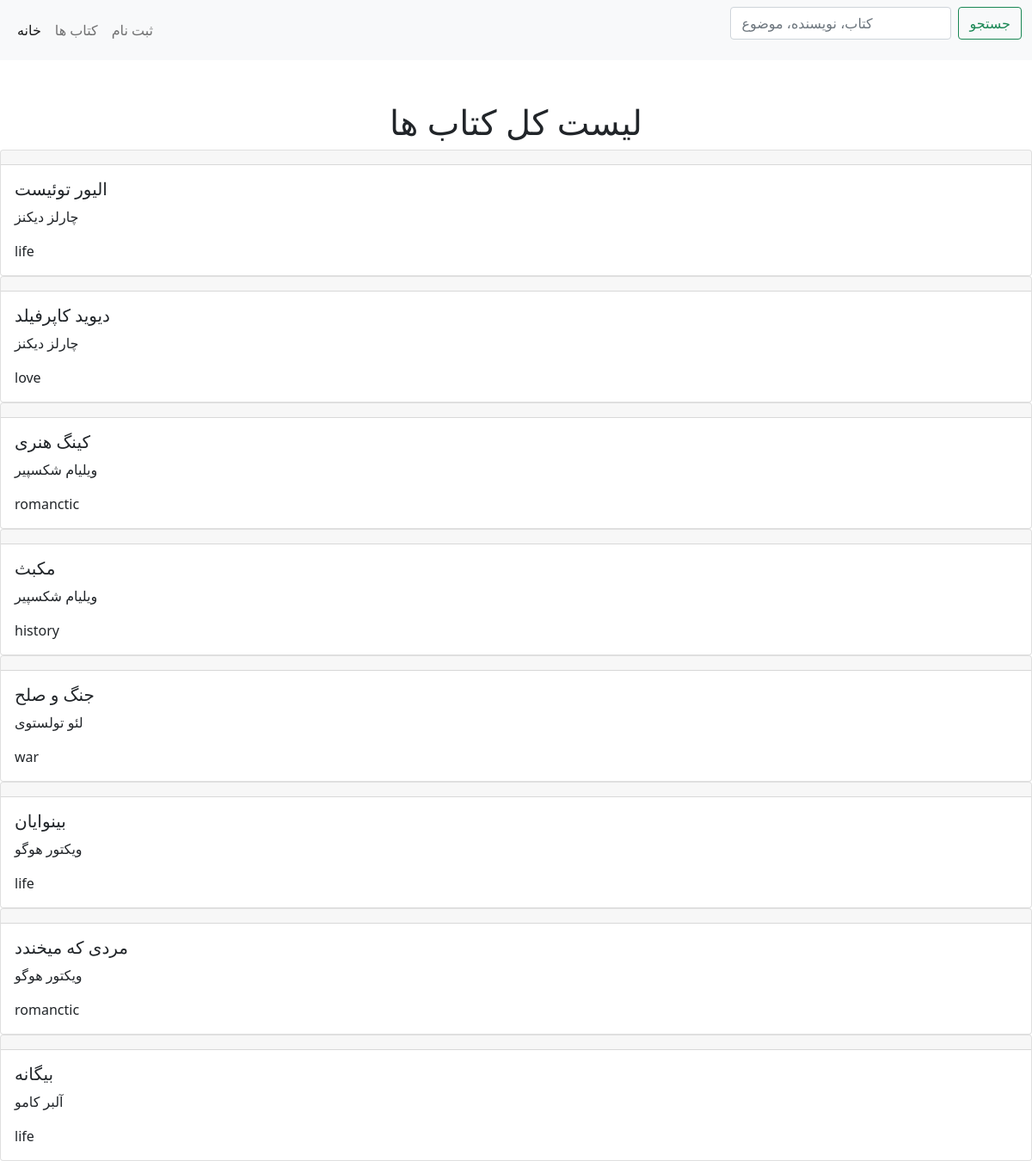
/books/, run on an earlier commit of the app's database.
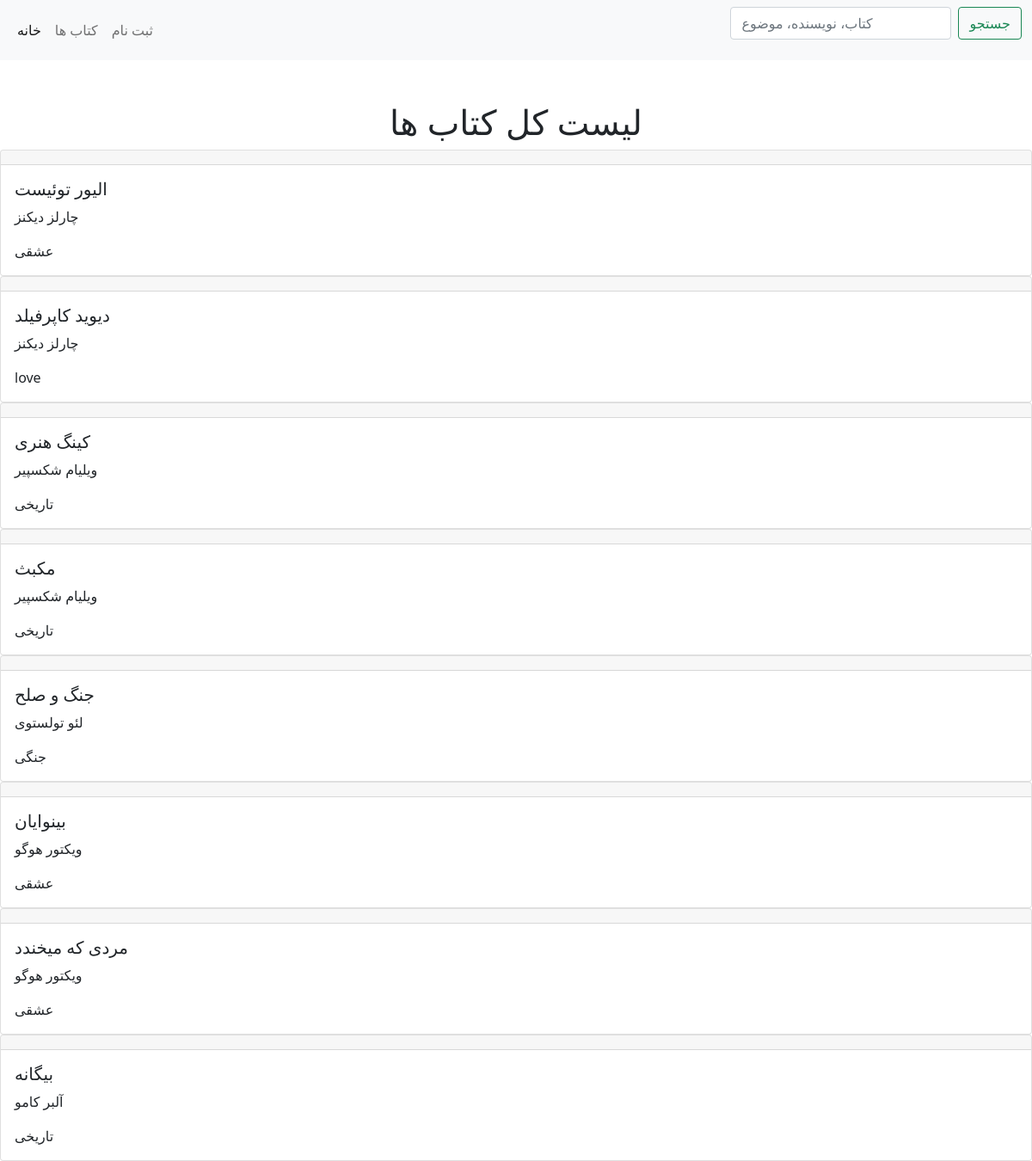
And on a later commit of the database.
### library/models.py (models this page shows, shortened)
class Book(models.Model):
    name = models.CharField(max_length= 200)
    author = models.ForeignKey(Author, on_delete= models.CASCADE,)
    subject = models.ForeignKey(Subject, on_delete= models.CASCADE,)
    category = models.ForeignKey(Category, on_delete= models.CASCADE,)
    published_date = models.DateField()

class Author(models.Model):
    full_name = models.CharField(max_length= 200)
    country = models.CharField(max_length= 200)
    def __str__(self):
        return self.full_name

class Subject(models.Model):
    subject = models.CharField(max_length= 200)
    def __str__(self):
        return self.subject

### library/views.py (the view)
# urls.py: path('books/', Book_list.as_view() , name= 'book_list'),
class Book_list(View):
    def get (self , request):
        book = Book.objects.all()
        return render (request, 'library/book_list.html', {'book':book})

### library/templates/library/book_list.html (shortened to what this page needs)
<html lang="en">
<head>
    <link href="https://cdn.jsdelivr.net/npm/bootstrap@5.0.2/dist/css/bootstrap.min.css" rel="stylesheet">
</head>
<body>
    <nav class="navbar navbar-expand-lg navbar-light bg-light">
        <div class="container-fluid">
          <div class="collapse navbar-collapse" id="navbarSupportedContent">
            <ul class="navbar-nav me-auto mb-2 mb-lg-0">
              <li class="nav-item">
                <a class="nav-link active" aria-current="page" href="{% url 'library:index' %}">خانه</a>
              </li>
              <li class="nav-item">
                <a class="nav-link" href="{% url 'library:book_list' %}">کتاب ها</a>
              </li>
              <li class="nav-item">
                <a class="nav-link" href="{% url 'library:member_create' %}">ثبت نام</a>
              </li>
            </ul>
            <form class="d-flex" action="{% url 'library:search' %}">
              <input class="form-control me-2" type="search" name="search" placeholder="کتاب، نویسنده، موضوع " aria-label="Search">
              <button class="btn btn-outline-success" type="submit">جستجو</button>
            </form>
          </div>
        </div>
    </nav>
    <br><br>
    <h1 style="text-align: center;">لیست کل کتاب ها</h1>
    {% for b in book %}
        <div class="card">
            <div class="card-header">
            </div>
            <div class="card-body">
                <h5 class="card-title">{{b.name}}</h5>
                <p class="card-text">{{b.author}}</p>
                <p class="card-text">{{b.subject}}</p>
          </div>
        </div>
        {% endfor %}
</body>
</html>

What changed in the data, as far as the page shows it:
changed Book "الیور توئیست": subject "life" → "عشقی"
changed Book "کینگ هنری": subject "romanctic" → "تاریخی"
changed Book "مکبث": subject "history" → "تاریخی"
changed Book "جنگ و صلح": subject "war" → "جنگی"
changed Book "بینوایان": subject "life" → "عشقی"
changed Book "مردی که میخندد": subject "romanctic" → "عشقی"
changed Book "بیگانه": subject "life" → "تاریخی"
